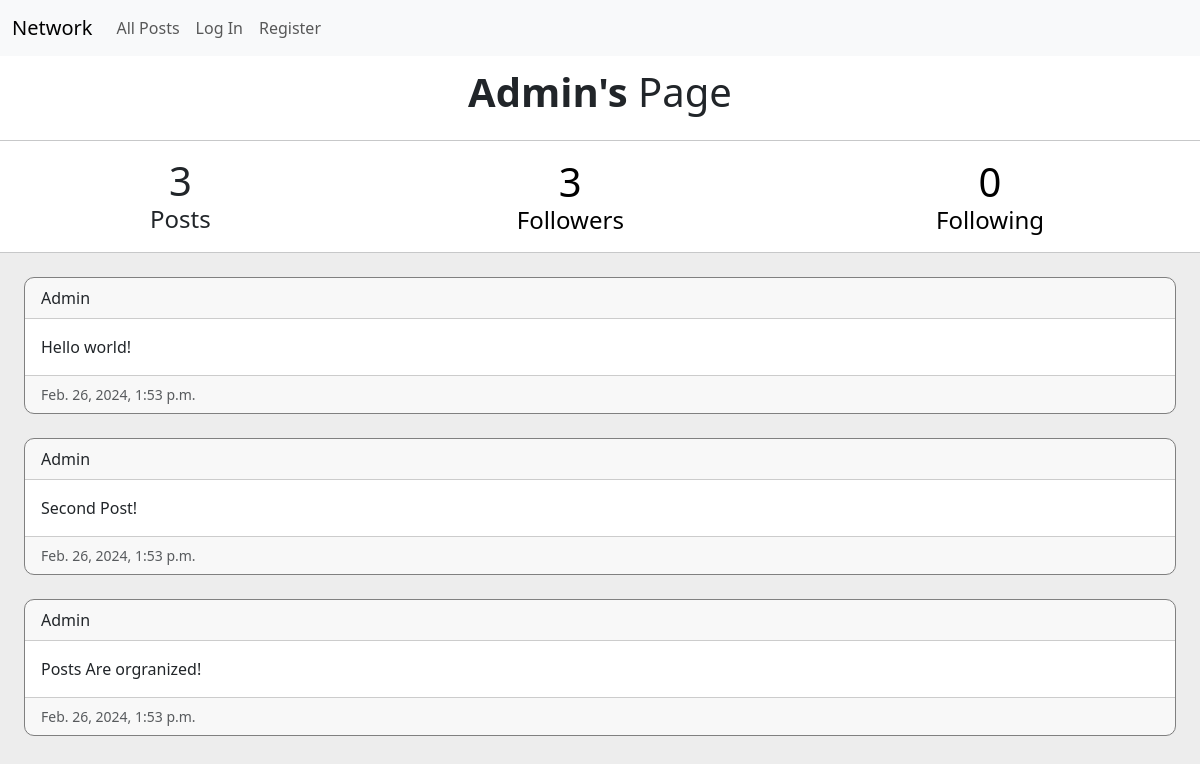
Before: /user/Admin with the older database file.
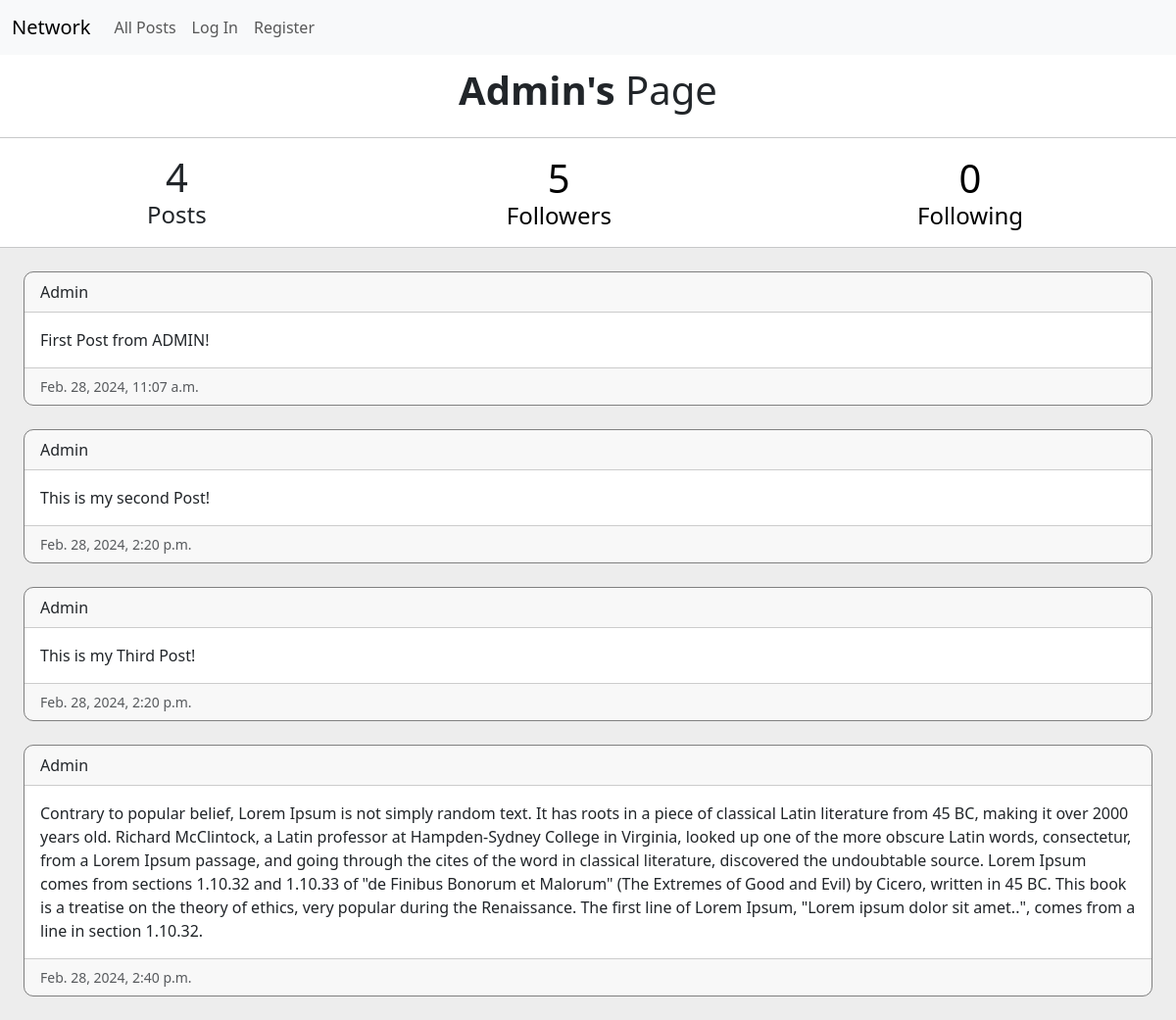
After: the same page with the newer database file.
### network/models.py (models this page shows, shortened)
class User(AbstractUser):
    id = models.AutoField(primary_key=True)

class Post(models.Model):
    id = models.AutoField(primary_key=True)
    creator = models.ForeignKey(User, on_delete=models.CASCADE, related_name="Post")
    content = models.CharField(max_length=500)
    timestamp = models.DateTimeField(auto_now_add=True)

### network/views.py (the view, shortened to what this page needs)
# urls.py: path("user/<str:username>", views.profile, name="profile"),
def profile(request, username):
    profileUser = User.objects.get(username=username)
    userFollowers = profileUser.followers.all()
    userFollowing = profileUser.following.all()
    posts = profileUser.Post.all()
    isUserProfile = False
    isFollowing = False
    return render(request, "network/profile.html", {
        "profileUsername": username,
        "followerCount": len(userFollowers),
        "followingCount": len(userFollowing),
        "posts": posts,
        "postCount": len(posts),
        "isUsersPofile": isUserProfile,
        "isFollowing": isFollowing,
    })

### network/templates/network/profile.html (shortened to what this page needs)
{% extends "network/layout.html" %}
{% load static %}
{% block body %}
    <div style="background: white">
    <div class="m-3 d-flex justify-content-around">
        <h1><strong id="username">{{ profileUsername }}'s</strong> Page</h1>
    </div>
    <hr>
    <div id="profileStats card" class="d-flex justify-content-around">
        <div class="text-center noFormatButton" id="user-post-count" type="button">
            <span class="h1">{{ postCount }}</span>
            <br>
            <span class="h4">Posts</span>
        </div>
        <button class="text-center noFormatButton" id="user-follower-count" type="button" data-bs-toggle="offcanvas" data-bs-target="#offcanvasBottom">
            <span class="h1">{{ followerCount }}</span>
            <br>
            <span class="h4">Followers</span>
        </button>
        <button class="text-center noFormatButton" id="user-following-count" type="button" data-bs-toggle="offcanvas" data-bs-target="#offcanvasBottom">
            <span class="h1">{{ followingCount }}</span>
            <br>
            <span class="h4">Following</span>
        </button>
    </div>
    <hr>
    </div>
    {% for post in posts %}
        <div class="m-4 card">
            <div class="card-header">{{ post.creator }}</div>
            <div class="card-body">{{ post.content }}</div>
            <div class="card-footer d-flex">
                <small class="text-body-secondary">{{ post.timestamp }}</small>
            </div>
        </div>
    {% endfor %}
{% endblock %}

### network/templates/network/layout.html (shortened to what this page needs)
{% load static %}
<!DOCTYPE html>
<html lang="en">
<head>
    <link href="https://cdn.jsdelivr.net/npm/bootstrap-icons@1.7.2/font/bootstrap-icons.css" rel="stylesheet">
    <link href="https://cdn.jsdelivr.net/npm/bootstrap@5.3.2/dist/css/bootstrap.min.css" rel="stylesheet"
>
    <link href="{% static 'network/styles.css' %}" rel="stylesheet">
</head>
<body style="background: rgb(237, 237, 237)">
<nav class="navbar fixed-top navbar-expand-lg navbar-light bg-light">
    <div class="container-fluid">
        <a class="navbar-brand" href="{% url 'index' %}">Network</a>
        <div class="collapse navbar-collapse" id="navbarNav">
            <ul class="navbar-nav ml-auto">
                <li class="nav-item">
                    <a class="nav-link" href="{% url 'index' %}">All Posts</a>
                </li>
                {% if user.is_authenticated %}
                    <li class="nav-item">
                        <a class="nav-link" href="{% url 'following' %}">Following</a>
                    </li>
                    <li class="nav-item">
                        <a class="nav-link" href="{% url 'logout' %}">Log Out</a>
                    </li>
                {% else %}
                    <li class="nav-item">
                        <a class="nav-link" href="{% url 'login' %}">Log In</a>
                    </li>
                    <li class="nav-item">
                        <a class="nav-link" href="{% url 'register' %}">Register</a>
                    </li>
                {% endif %}
            </ul>
        </div>
    </div>
</nav>
<div class="body" id="body-div" style="padding-top: 35px;">
    {% block body %}
    {% endblock %}
</div>
</body>
</html>

### network/static/network/styles.css (style rules this page uses)
.noFormatButton { border: none; background-color: transparent; }
.card { border-radius: 10px; border-color: grey; border-width: 1px; }

Changed rows visible on the page:
no longer on this page (row edited): Post: creator "Admin", content "Second Post!", timestamp "Feb. 26, 2024, 1:53 p.m."
no longer on this page (row edited): Post: creator "Admin", content "Posts Are orgranized!", timestamp "Feb. 26, 2024, 1:53 p.m."
changed Post: content "Hello world!" → "First Post from ADMIN!"; timestamp "Feb. 26, 2024, 1:53 p.m." → "Feb. 28, 2024, 11:07 a.m."
added Post: creator "Admin", content "This is my second Post!", timestamp "Feb. 28, 2024, 2:20 p.m."
added Post: creator "Admin", content "This is my Third Post!", timestamp "Feb. 28, 2024, 2:20 p.m."
added Post: creator "Admin", content "Contrary to popular belief, Lorem Ipsum is not simply random text. It has roots in a piece of classical Latin literature from 45 BC, making it over 2000 years old. Richard McClintock, a Latin professor at Hampden-Sydney College in Virginia, looked up one of the more obscure Latin words, consectetur, from a Lorem Ipsum passage, and going through the cites of the word in classical literature, discovered the undoubtable source. Lorem Ipsum comes from sections 1.10.32 and 1.10.33 of \"de Finibus Bonorum et Malorum\" (The Extremes of Good and Evil) by Cicero, written in 45 BC. This book is a treatise on the theory of ethics, very popular during the Renaissance. The first line of Lorem Ipsum,…", timestamp "Feb. 28, 2024, 2:40 p.m."
Other visible differences:
{{ postCount }}: "3" → "4"
{{ followerCount }}: "3" → "5"
